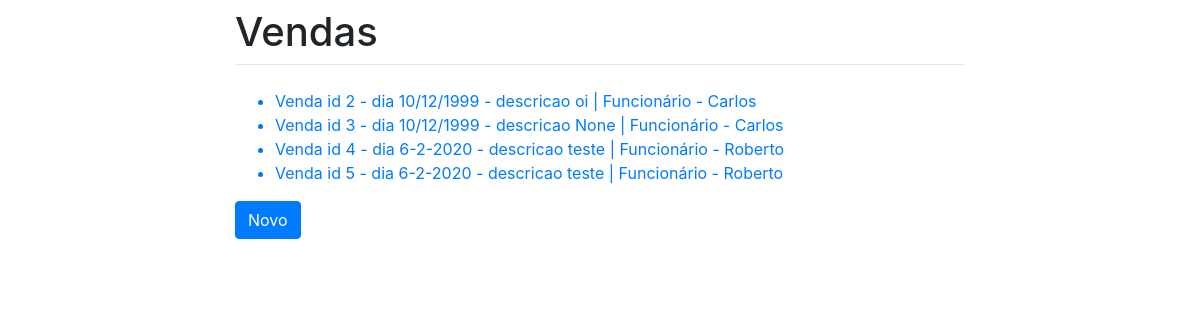
Before: / with the older database file.
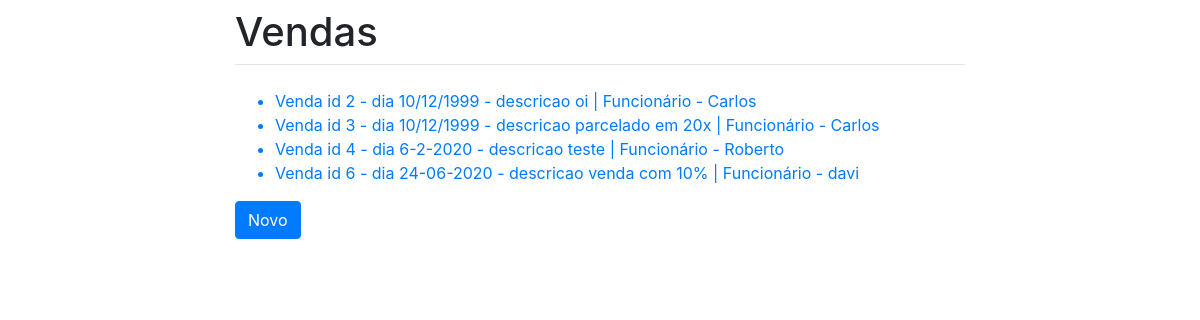
After: the same page with the newer database file.
### prova/models.py (models this page shows, shortened)
class Venda(models.Model):
    data = models.CharField(max_length=10)
    descricao = models.CharField(max_length=100, null=True)
    funcionario = models.ForeignKey(Funcionario, on_delete=models.SET_NULL, null=True)
    cliente = models.ForeignKey(Cliente, on_delete=models.SET_NULL, null=True)
    produto = models.ForeignKey(Produto, on_delete=models.SET_NULL, null=True)

class Funcionario(models.Model):
    nome = models.CharField(max_length=200)
    salario = models.BigIntegerField()
    cpf = models.CharField(max_length=14)
    def __str__(self):
        return self.nome

### prova/views.py (the view)
# urls.py: path('', list_venda, name='list_venda'),
def list_venda(request):
    vendas = Venda.objects.all()
    return render(request, 'venda.html', {'vendas': vendas})

### prova/templates/venda.html
{% extends 'base.html' %}
{% load crispy_forms_tags %}
{% block content %}
    <ul>
        {% for venda in vendas %}
            <a href="{% url 'update_venda' venda.id %}">
                <li> Venda id {{ venda.id }} - dia {{ venda.data }} - descricao {{venda.descricao}} | Funcionário - {{venda.funcionario}}</li>
            </a>
        {% endfor %}
    </ul>
    <a class="btn btn-primary" href="{% url 'create_venda' %}">Novo</a>
{% endblock %}

### prova/templates/base.html (shortened to what this page needs)
<!DOCTYPE html>
<html lang="en">
  <html lang="en">
    <head>
      <link rel="stylesheet" href="https://stackpath.bootstrapcdn.com/bootstrap/4.1.3/css/bootstrap.min.css">
    </head>
    <body>
      <div class="container">
        <div class="row justify-content-center">
          <div class="col-8">
            <h1 class="mt-2">Vendas</h1>
            <hr class="mt-0 mb-4">
            {% block content %}
            {% endblock %}
          </div>
        </div>
      </div>
    </body>
</html>

Changed rows visible on the page:
removed Venda: id "5", data "6-2-2020", descricao "teste", funcionario "Roberto"
changed Venda id 3: descricao "None" → "parcelado em 20x"
added Venda: id "6", data "24-06-2020", descricao "venda com 10%", funcionario "davi"
